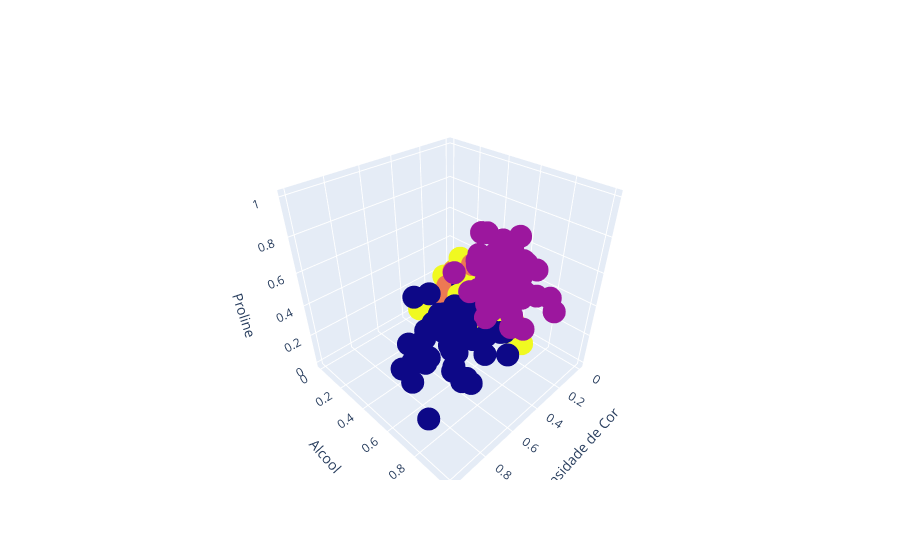

The notebook cell saved with this chart:
### Code cell
#Para visualizar os 3 clústeres em 3 dimensões, utilizaremos uma função do plotly chamado scatter3d, 
#que desenha um gráfico de três dimensões:

fig = go.Figure()
fig.add_trace(go.Scatter3d(  x = df['Intesidade_de_color'],
                             y = df['Alcool'],
                             z = df['Proline'],
                        mode = 'markers',
                        marker = dict(color = labels.astype(np.float64)),
                        text = labels))

# Podemos adicionar o nome dos eixos ao nosso gráfico, de modo que fique mais claro de entender o que está sendo 
# representado nele. Para fazer isso, podemos utilizar a propriedade axis dos layouts. 
# Iremos então atualizar o layout (update_layout). Alteraremos o atributo scene passando para ele 
# um dicionário com o nome dos eixos. Depois disso, atualizaremos a figura usando fig.show():

fig.update_layout(scene = dict(
    xaxis_title = 'Intensidade de Cor',
    yaxis_title = 'Alcool',
    zaxis_title = 'Proline'
))

fig.show()

### Figure 1 — Plotly figure (JSON) as saved in the notebook; plotly's stock layout.template omitted (floating-point values rounded to 4 significant figures; data arrays with more than 128 entries replaced by an {"elided": "..."} marker saying what was removed)
{"data": [{"marker": {"color": {"elided": "178 int values"}}, "mode": "markers", "text": {"elided": "178 str values"}, "type": "scatter3d", "x": {"elided": "178 float values"}, "y": {"elided": "178 float values"}, "z": {"elided": "178 float values"}}], "layout": {"scene": {"xaxis": {"title": {"text": "Intensidade de Cor"}}, "yaxis": {"title": {"text": "Alcool"}}, "zaxis": {"title": {"text": "Proline"}}}}}
